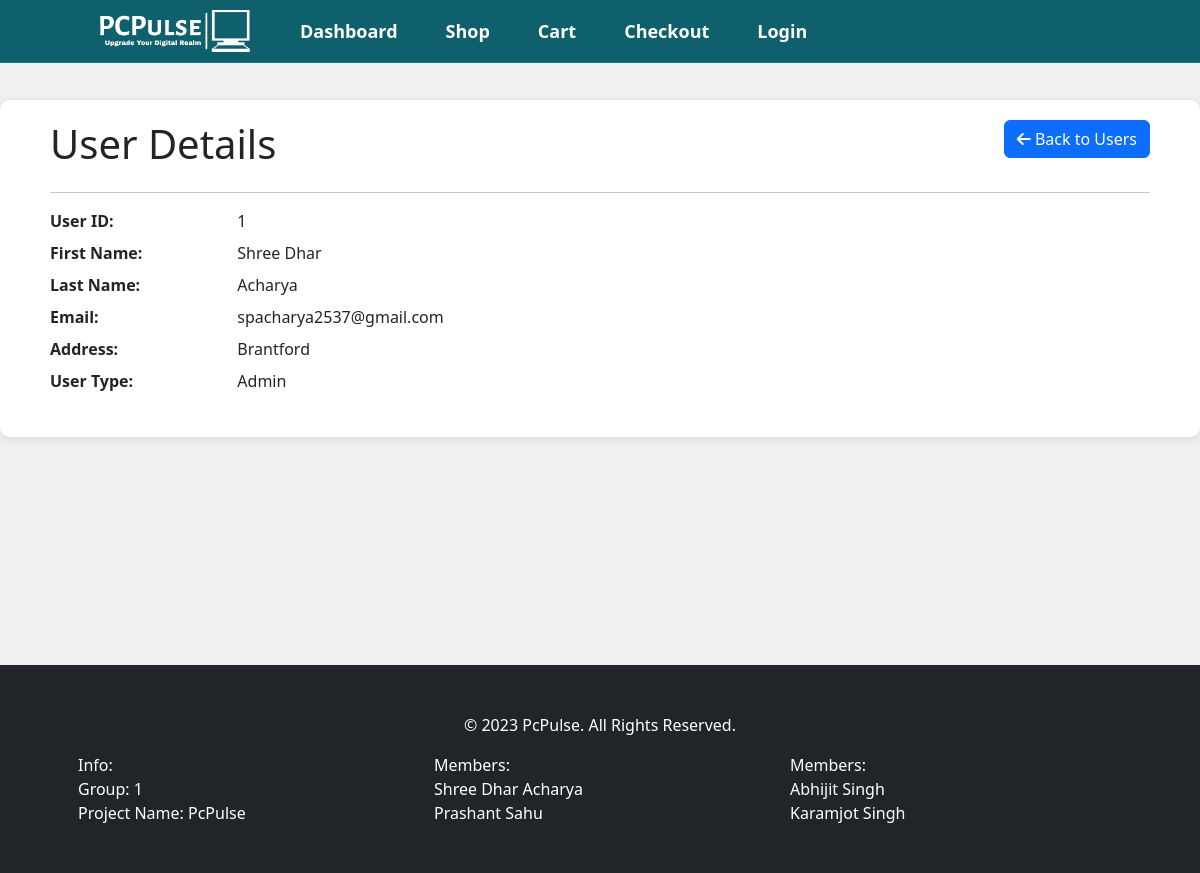
Page /pcpulse/admin/user_detail.php?id=1 on the committed database.
### tables this page shows
CREATE TABLE `Users` (
  `UserID` int(11) NOT NULL,
  `FirstName` varchar(50) NOT NULL,
  `LastName` varchar(50) NOT NULL,
  `Email` varchar(100) NOT NULL,
  `Password` varchar(255) NOT NULL,
  `Address` text DEFAULT NULL,
  `UserType` enum('Admin','Customer') DEFAULT 'Customer'
);

### pcpulse/dbinit.php (called while the page is built, shortened)
<?php
class Database
{
    private $servername;
    private $username;
    private $password;
    private $dbname;
    private $conn;
    public function __construct($servername, $username, $password, $dbname)
    {
        $this->servername = $servername;
        $this->username = $username;
        $this->password = $password;
        $this->dbname = $dbname;
    }
    private function connect()
    {
        $this->conn = new mysqli($this->servername, $this->username, $this->password);
    }
    private function createDatabase()
    {
        $sqlCreateDB = "CREATE DATABASE IF NOT EXISTS $this->dbname CHARACTER SET utf8mb4 COLLATE utf8mb4_unicode_ci";
    }
    private function selectDatabase()
    {
        $this->conn->select_db($this->dbname);
    }
    private function createCategoriesTable()
    {
        $sqlCategoriesTable = "CREATE TABLE IF NOT EXISTS Categories (
            CategoryID INT PRIMARY KEY AUTO_INCREMENT,
            CategoryName VARCHAR(255) NOT NULL
        )";
    }
    private function createUsersTable()
    {
        $sqlUsersTable = "CREATE TABLE IF NOT EXISTS Users (
            UserID INT PRIMARY KEY AUTO_INCREMENT,
            FirstName VARCHAR(50) NOT NULL,
            LastName VARCHAR(50) NOT NULL,
            Email VARCHAR(100) NOT NULL,
            Password VARCHAR(255) NOT NULL,
            Address TEXT,
            UserType ENUM('Admin', 'Customer') DEFAULT 'Customer'
        )";
    }
    private function createProductsTable()
    {
        $sqlProductsTable = "CREATE TABLE IF NOT EXISTS Products (
            ProductID INT PRIMARY KEY AUTO_INCREMENT,
            Name VARCHAR(255) NOT NULL,
            Description TEXT,
            Price DECIMAL(10, 2) NOT NULL,
            InStock INt,
            CategoryID INT,
            ImageURL VARCHAR(255),
            Brand VARCHAR(50),
            Model VARCHAR(50),
            UpdatedBy INT,
            FOREIGN KEY (CategoryID) REFERENCES Categories(CategoryID),
            FOREIGN KEY (UpdatedBy) REFERENCES Users(UserID)
        )";
    }
    private function createOrdersTable()
    {
        $sqlOrdersTable = "CREATE TABLE IF NOT EXISTS Orders (
            OrderID INT PRIMARY KEY AUTO_INCREMENT,
            UserID INT,
            OrderDate TIMESTAMP DEFAULT CURRENT_TIMESTAMP,
            TotalAmount DECIMAL(10, 2) NOT NULL,
            FOREIGN KEY (UserID) REFERENCES Users(UserID)
        )";
    }
    private function createOrderDetailsTable()
    {
        $sqlOrderDetailsTable = "CREATE TABLE IF NOT EXISTS OrderDetails (
            OrderDetailID INT PRIMARY KEY AUTO_INCREMENT,
            OrderID INT,
            ProductID INT,
            Quantity INT NOT NULL,
            Subtotal DECIMAL(10, 2) NOT NULL,
            FOREIGN KEY (OrderID) REFERENCES Orders(OrderID),
            FOREIGN KEY (ProductID) REFERENCES Products(ProductID)
        )";
    }
    public function getConnection()
    {
        return $this->conn;
    }
}
?>

### pcpulse/admin/user.php (called while the page is built, shortened)
<?php
class User
{
    private $conn;
    public function __construct($db)
    {
        $this->conn = $db->getConnection();
    }
    public function readUser($userID)
    {
        $stmt = $this->conn->prepare("SELECT * FROM Users WHERE UserID = ?");
        $stmt->bind_param("i", $userID);
        if ($stmt->execute()) {
            $result = $stmt->get_result();
            $user = $result->fetch_assoc();
            return $user;
        } else {
            die("Error reading user: " . $this->conn->error);
        }
    }
}
?>

### pcpulse/admin/user_detail.php (the view, shortened to what this page needs)
<!DOCTYPE html>
<?php
include '../header.php';
include '../dbinit.php';
include 'User.php';
$db = new Database("localhost", "root", "", "pcpulse");
$user = new User($db);
$userId = isset($_GET['id']) ? $_GET['id'] : null;
if (!is_null($userId)) {
    $userDetails = $user->readUser($userId);
} else {
    header("Location: index.php");
    exit();
}
?>
<div class="main-container">
    <h1 class="mb-4">User Details
        <a href="users.php" class="btn btn-primary float-right"><i class="fas fa-arrow-left"></i> Back to Users</a>
    </h1>
    <hr />
    <div class="row">
        <div class="col-md-6">
        <dl class="row">
                <dt class="col-sm-4">User ID:</dt>
                <dd class="col-sm-8"><?php echo htmlspecialchars($userDetails['UserID'], ENT_QUOTES, 'UTF-8'); ?></dd>
                <dt class="col-sm-4">First Name:</dt>
                <dd class="col-sm-8"><?php echo htmlspecialchars($userDetails['FirstName'], ENT_QUOTES, 'UTF-8'); ?></dd>
                <dt class="col-sm-4">Last Name:</dt>
                <dd class="col-sm-8"><?php echo htmlspecialchars($userDetails['LastName'], ENT_QUOTES, 'UTF-8'); ?></dd>
                <dt class="col-sm-4">Email:</dt>
                <dd class="col-sm-8"><?php echo htmlspecialchars($userDetails['Email'], ENT_QUOTES, 'UTF-8'); ?></dd>
                <dt class="col-sm-4">Address:</dt>
                <dd class="col-sm-8"><?php echo htmlspecialchars($userDetails['Address'], ENT_QUOTES, 'UTF-8'); ?></dd>
                <dt class="col-sm-4">User Type:</dt>
                <dd class="col-sm-8"><?php echo htmlspecialchars($userDetails['UserType'], ENT_QUOTES, 'UTF-8'); ?></dd>
            </dl>
        </div>
    </div>
</div>
<?php
include '../footer.php';
?>

### pcpulse/css/styles.css (style rules this page uses)
body { background-color: #f0f0f0; padding-top: 70px; margin: 0; padding: 0; min-height: 100vh; display: flex; flex-direction: column; }
.main-container { background-color: #fff; padding: 20px 50px; border-radius: 10px; margin: 100px auto; box-shadow: 0 2px 10px rgba(0, 0, 0, 0.1); flex: 1; margin-bottom: 180px; overflow-y: scroll; min-width: 800px; }

### rows in the picture
users: UserID "1", FirstName "Shree Dhar", LastName "Acharya", Email "spacharya2537@gmail.com", Address "Brantford", UserType "Admin"
